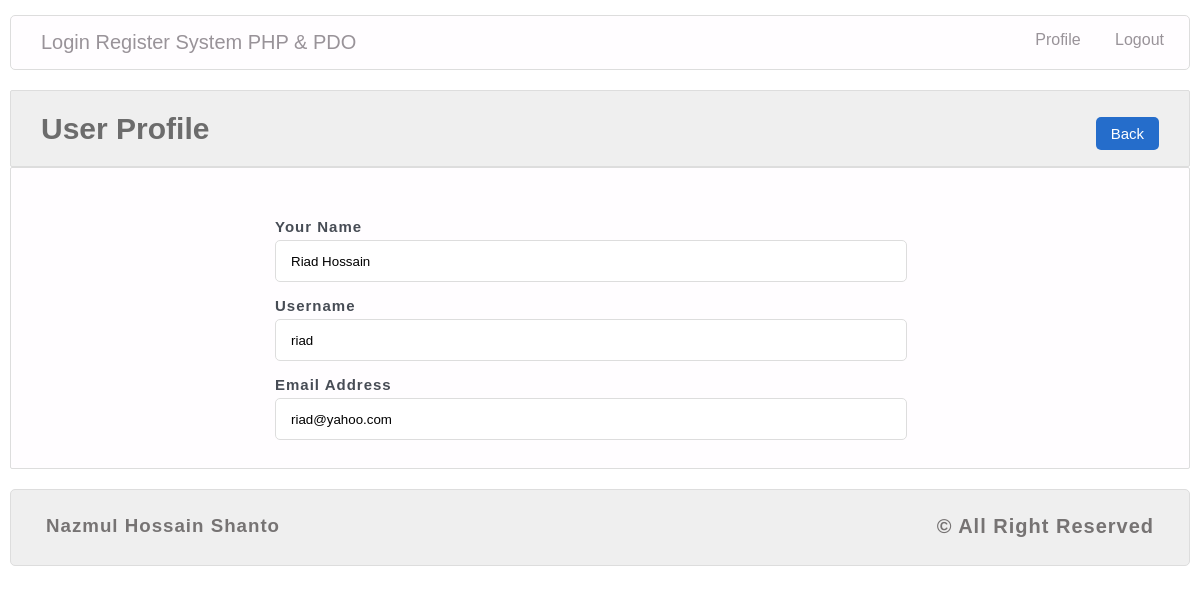
/profile.php?userId=6 (signed in), run on the app's committed database.
### tables this page shows
CREATE TABLE `tbl_user` (
  `userId` int(11) NOT NULL,
  `name` varchar(30) NOT NULL,
  `username` varchar(15) NOT NULL,
  `email` varchar(255) NOT NULL,
  `password` varchar(32) NOT NULL
);

### lib/Session.php (called while the page is built, shortened)
<?php
    class Session{
        public static function get($key){
            if(isset($_SESSION[$key])){
                return $_SESSION[$key];
            }else{
                return false;
            }
        }
    }
?>

### classes/User.php (called while the page is built, shortened)
<?php
    $filepath = realpath(dirname(__FILE__));
    include_once ($filepath."/../lib/Session.php");
    include_once ($filepath."/../lib/Database.php");
    class User{
        private $db;
        public function __construct(){
            $this->db = new Database();
        }
        public function getUserDataById($userId){
            $sql   = "SELECT * FROM tbl_user WHERE userId = :userId";
            $query = $this->db->pdo->prepare($sql);
            $query->bindValue(':userId', $userId);
            $query->execute();
            $result = $query->fetchAll();
            return $result;
        }
    }
?>

### lib/Database.php (called while the page is built, shortened)
<?php
    class Database{
        public $pdo;
        function __construct(){
            if(!isset($this->pdo)){
                try{
                    $link = new PDO("mysql:host=".DB_HOST.";dbname=".DB_NAME, DB_USER, DB_PASS);
                    $link->setAttribute(PDO::ATTR_ERRMODE, PDO::ERRMODE_EXCEPTION);
                    $link->exec("SET CHARACTER SET utf8");
                    $this->pdo = $link;
                }catch(PDOException $e){
                    die("Field to connect with Database".$e->getMessage());
                }
            }
        }
    }
?>

### profile.php (the view, shortened to what this page needs)
<?php include "inc/header.php"; ?>
<?php
    if(isset($_GET['userId']) && $_GET['userId'] != NULL){
        $userId = preg_replace('/[^a-zA-Z0-9_]/', '', $_GET['userId']);
    }else{
        echo "<script>window.location = 'index.php'</script>";
    }
?>
<section id="body">
    <div class="list-head">
        <h2>User Profile</h2>
        <p><a class="view" href="index.php">Back</a></p>
    </div>
    <div class="user-list">
        <div class="page-login">
            <?php
                if(Session::get('id') != $userId){
                    $userdata = $user->getUserDataById($userId);
                    if($userdata){
                        foreach($userdata as $data){
            ?>
            <div class="form-group">
                <label for="name">Your Name</label>
                <input type="text" name="name" value="<?php echo $data['name']; ?>" id="name" readonly/>
            </div>
            <div class="form-group">
                <label for="username">Username</label>
                <input type="text" name="username" value="<?php echo $data['username']; ?>" id="username" readonly/>
            </div>
            <div class="form-group">
                <label for="email">Email Address</label>
                <input type="text" name="email" value="<?php echo $data['email']; ?>" id="email" readonly />
            </div>
            <?php } } } ?>
        </div>
    </div>
</section>
<?php include "inc/footer.php"; ?>

### css/style.css (style rules this page uses)
* { margin: 0; padding: 0; }
body { max-width: 1180px; margin: 0 auto; font-family: arial; }
.list-head { background: #EFEFEF; border-radius: 2px; border: 1px solid #ddd; height: 75px; padding: 0; margin-top: 20px; }
.list-head h2 { float: left; margin-top: 21px; margin-left: 30px; font-size: 30px; color: #6c6c6c; }
.list-head p { float: right; margin-top: 21px; margin-right: 30px; font-size: 30px; color: #6c6c6c; }
.user-list { background: #fffdff; border: 1px solid #ddd; border-radius: 2px; min-height: 300px; padding: 0px 30px; margin-bottom: 20px; }
.view { background: #256dcb; padding: 8px 15px; border-radius: 5px; text-decoration: none; color: #fff; font-size: 15px; }
.page-login { margin: 0 auto; text-align: justify; width: 650px; margin-top: 50px; }
.form-group { width: 100%; float: left; margin-bottom: 15px; }
.form-group label { display: block; margin-bottom: 5px; font-weight: bold; color: #474C55; font-size: 15px; letter-spacing: 1px; }
.form-group input { width: 600px; height: 40px; border: 1px solid #ddd; border-radius: 5px; padding: 0px 15px; }

### data on the page
tbl_user: name "Riad Hossain", username "riad", email "riad@yahoo.com"
